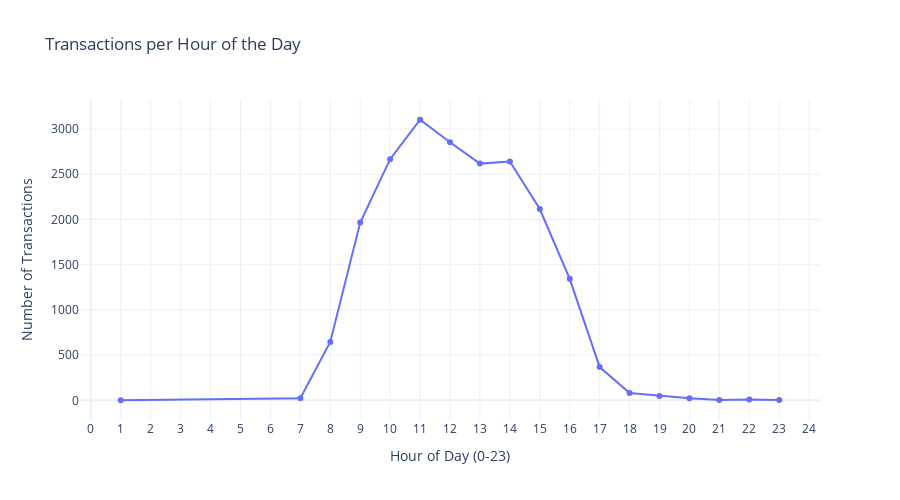

Notebook source saved alongside this figure:
### Code cell
import plotly.express as px

df['date_time'] = pd.to_datetime(df['date_time'])

df['hour'] = df['date_time'].dt.hour

hourly_counts = df['hour'].value_counts().sort_index().reset_index()
hourly_counts.columns = ['hour', 'transaction_count']

fig = px.line(
    hourly_counts,
    x='hour',
    y='transaction_count',
    title='Transactions per Hour of the Day',
    labels={'hour': 'Hour of Day (0-23)', 'transaction_count': 'Number of Transactions'},
    markers=True
)

fig.update_layout(
    xaxis=dict(dtick=1),
    template='plotly_white',
    height=500,
    width=900
)

fig.show()

### Figure 1 — Plotly figure (JSON) as saved in the notebook; plotly's stock layout.template omitted (floating-point values rounded to 4 significant figures)
{"data": [{"hovertemplate": "Hour of Day (0-23)=%{x}<br>Number of Transactions=%{y}<extra></extra>", "legendgroup": "", "line": {"color": "#636efa", "dash": "solid"}, "marker": {"symbol": "circle"}, "mode": "lines+markers", "name": "", "orientation": "v", "showlegend": false, "type": "scatter", "x": [1, 7, 8, 9, 10, 11, 12, 13, 14, 15, 16, 17, 18, 19, 20, 21, 22, 23], "xaxis": "x", "y": [1, 24, 645, 1966, 2666, 3102, 2854, 2617, 2640, 2115, 1343, 368, 82, 48, 22, 3, 8, 3], "yaxis": "y"}], "layout": {"height": 500, "legend": {"tracegroupgap": 0}, "title": {"text": "Transactions per Hour of the Day"}, "width": 900, "xaxis": {"anchor": "y", "autorange": true, "domain": [0, 1], "dtick": 1, "range": [-0.3614, 24.36], "title": {"text": "Hour of Day (0-23)"}, "type": "linear"}, "yaxis": {"anchor": "x", "autorange": true, "domain": [0, 1], "range": [-217.3, 3320.0], "title": {"text": "Number of Transactions"}, "type": "linear"}}}
